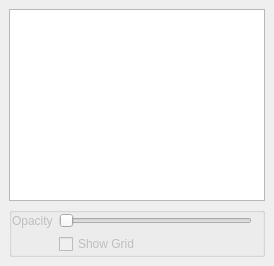
  <widget class="QDockWidget" name="statsDockWidget">
   <property name="minimumSize">
    <size>
     <width>158</width>
     <height>168</height>
    </size>
   </property>
   <property name="maximumSize">
    <size>
     <width>524287</width>
     <height>524287</height>
    </size>
   </property>
   <property name="floating">
    <bool>false</bool>
   </property>
   <property name="windowTitle">
    <string>Statistics</string>
   </property>
   <attribute name="dockWidgetArea">
    <number>1</number>
   </attribute>
   <widget class="QWidget" name="statsdockWidgetContents">
    <layout class="QVBoxLayout" name="verticalLayout_6">
     <item>
      <widget class="QListView" name="statsListView">
       <property name="editTriggers">
        <set>QAbstractItemView::AllEditTriggers</set>
       </property>
       <property name="dragEnabled">
        <bool>true</bool>
       </property>
       <property name="dragDropOverwriteMode">
        <bool>false</bool>
       </property>
       <property name="dragDropMode">
        <enum>QAbstractItemView::InternalMove</enum>
       </property>
       <property name="defaultDropAction">
        <enum>Qt::MoveAction</enum>
       </property>
       <property name="selectionMode">
        <enum>QAbstractItemView::SingleSelection</enum>
       </property>
       <property name="selectionBehavior">
        <enum>QAbstractItemView::SelectRows</enum>
       </property>
      </widget>
     </item>
     <item>
      <widget class="QGroupBox" name="opacityGroupBox">
       <property name="sizePolicy">
        <sizepolicy hsizetype="Minimum" vsizetype="Minimum">
         <horstretch>0</horstretch>
         <verstretch>0</verstretch>
        </sizepolicy>
       </property>
       <property name="maximumSize">
        <size>
         <width>16777215</width>
         <height>50</height>
        </size>
       </property>
       <property name="title">
        <string/>
       </property>
       <property name="checkable">
        <bool>false</bool>
       </property>
       <layout class="QHBoxLayout" name="horizontalLayout_4">
        <property name="leftMargin">
         <number>0</number>
        </property>
        <property name="topMargin">
         <number>0</number>
        </property>
        <property name="rightMargin">
         <number>0</number>
        </property>
        <property name="bottomMargin">
         <number>0</number>
        </property>
        <item>
         <layout class="QFormLayout" name="opacityLayout">
          <property name="sizeConstraint">
           <enum>QLayout::SetMaximumSize</enum>
          </property>
          <property name="fieldGrowthPolicy">
           <enum>QFormLayout::ExpandingFieldsGrow</enum>
          </property>
          <property name="rightMargin">
           <number>10</number>
          </property>
          <item row="0" column="0">
           <widget class="QLabel" name="opacityLabel">
            <property name="enabled">
             <bool>false</bool>
            </property>
            <property name="text">
             <string>Opacity</string>
            </property>
           </widget>
          </item>
          <item row="0" column="1">
           <widget class="QSlider" name="opacitySlider">
            <property name="enabled">
             <bool>false</bool>
            </property>
            <property name="orientation">
             <enum>Qt::Horizontal</enum>
            </property>
           </widget>
          </item>
          <item row="1" column="1">
           <widget class="QCheckBox" name="gridCheckBox">
            <property name="enabled">
             <bool>false</bool>
            </property>
            <property name="text">
             <string>Show Grid</string>
            </property>
           </widget>
          </item>
         </layout>
        </item>
       </layout>
      </widget>
     </item>
    </layout>
   </widget>
  </widget>
